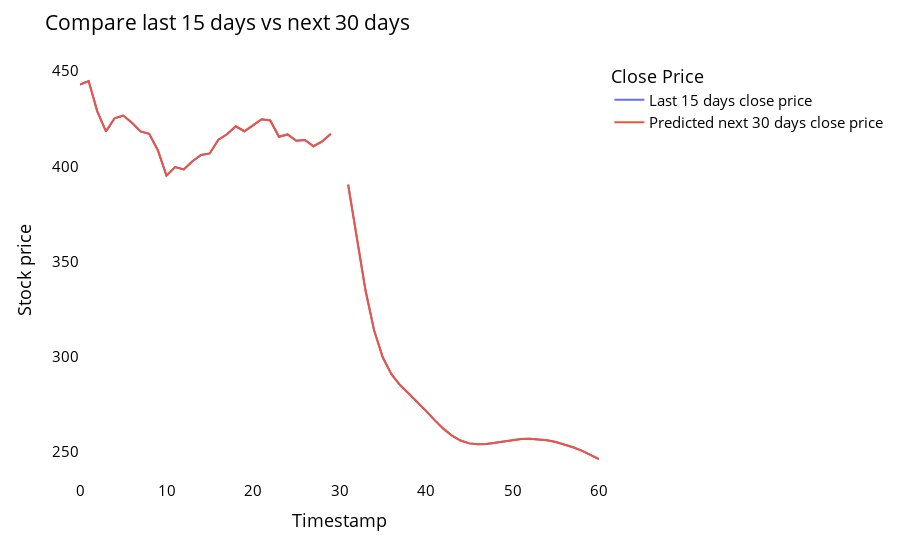

Notebook cell for this chart:
### Code cell
temp_mat = np.empty((len(last_days)+pred_days+1,1))
temp_mat[:] = np.nan
temp_mat = temp_mat.reshape(1,-1).tolist()[0]

last_original_days_value = temp_mat
next_predicted_days_value = temp_mat

last_original_days_value[0:time_step+1] = scaler.inverse_transform(closedf[len(closedf)-time_step:]).reshape(1,-1).tolist()[0]
next_predicted_days_value[time_step+1:] = scaler.inverse_transform(np.array(lst_output).reshape(-1,1)).reshape(1,-1).tolist()[0]

new_pred_plot = pd.DataFrame({
    'last_original_days_value':last_original_days_value,
    'next_predicted_days_value':next_predicted_days_value
})

names = cycle(['Last 15 days close price','Predicted next 30 days close price'])

fig = px.line(new_pred_plot,x=new_pred_plot.index, y=[new_pred_plot['last_original_days_value'],
                                                      new_pred_plot['next_predicted_days_value']],
              labels={'value': 'Stock price','index': 'Timestamp'})
fig.update_layout(title_text='Compare last 15 days vs next 30 days',
                  plot_bgcolor='white', font_size=15, font_color='black',legend_title_text='Close Price')

fig.for_each_trace(lambda t:  t.update(name = next(names)))
fig.update_xaxes(showgrid=False)
fig.update_yaxes(showgrid=False)
fig.show()

### Figure 1 — Plotly figure (JSON) as saved in the notebook; plotly's stock layout.template omitted (floating-point values rounded to 4 significant figures)
{"data": [{"hovertemplate": "variable=last_original_days_value<br>Timestamp=%{x}<br>Stock price=%{y}<extra></extra>", "legendgroup": "last_original_days_value", "line": {"color": "#636efa", "dash": "solid"}, "marker": {"symbol": "circle"}, "mode": "lines", "name": "Last 15 days close price", "orientation": "v", "showlegend": true, "type": "scatter", "x": [0, 1, 2, 3, 4, 5, 6, 7, 8, 9, 10, 11, 12, 13, 14, 15, 16, 17, 18, 19, 20, 21, 22, 23, 24, 25, 26, 27, 28, 29, 30, 31, 32, 33, 34, 35, 36, 37, 38, 39, 40, 41, 42, 43, 44, 45, 46, 47, 48, 49, 50, 51, 52, 53, 54, 55, 56, 57, 58, 59, 60], "xaxis": "x", "y": [442.9, 444.9, 428.9, 418.4, 425.3, 426.7, 422.9, 418.4, 417.1, 408.5, 395.1, 399.6, 398.4, 402.7, 406.0, 406.8, 414.0, 416.9, 421.0, 418.5, 421.5, 424.8, 424.1, 415.5, 416.8, 413.5, 413.8, 410.6, 413.1, 417.1, null, 390.4, 362.3, 335.1, 314.0, 299.7, 290.9, 285.2, 280.7, 276.3, 271.6, 266.8, 262.3, 258.6, 256.0, 254.5, 254.0, 254.3, 254.9, 255.6, 256.3, 256.8, 256.9, 256.7, 256.1, 255.2, 254.0, 252.5, 250.7, 248.6, 246.3], "yaxis": "y"}, {"hovertemplate": "variable=next_predicted_days_value<br>Timestamp=%{x}<br>Stock price=%{y}<extra></extra>", "legendgroup": "next_predicted_days_value", "line": {"color": "#EF553B", "dash": "solid"}, "marker": {"symbol": "circle"}, "mode": "lines", "name": "Predicted next 30 days close price", "orientation": "v", "showlegend": true, "type": "scatter", "x": [0, 1, 2, 3, 4, 5, 6, 7, 8, 9, 10, 11, 12, 13, 14, 15, 16, 17, 18, 19, 20, 21, 22, 23, 24, 25, 26, 27, 28, 29, 30, 31, 32, 33, 34, 35, 36, 37, 38, 39, 40, 41, 42, 43, 44, 45, 46, 47, 48, 49, 50, 51, 52, 53, 54, 55, 56, 57, 58, 59, 60], "xaxis": "x", "y": [442.9, 444.9, 428.9, 418.4, 425.3, 426.7, 422.9, 418.4, 417.1, 408.5, 395.1, 399.6, 398.4, 402.7, 406.0, 406.8, 414.0, 416.9, 421.0, 418.5, 421.5, 424.8, 424.1, 415.5, 416.8, 413.5, 413.8, 410.6, 413.1, 417.1, null, 390.4, 362.3, 335.1, 314.0, 299.7, 290.9, 285.2, 280.7, 276.3, 271.6, 266.8, 262.3, 258.6, 256.0, 254.5, 254.0, 254.3, 254.9, 255.6, 256.3, 256.8, 256.9, 256.7, 256.1, 255.2, 254.0, 252.5, 250.7, 248.6, 246.3], "yaxis": "y"}], "layout": {"autosize": true, "font": {"color": "black", "size": 15}, "legend": {"title": {"text": "Close Price"}, "tracegroupgap": 0}, "margin": {"t": 60}, "plot_bgcolor": "white", "title": {"text": "Compare last 15 days vs next 30 days"}, "xaxis": {"anchor": "y", "autorange": true, "domain": [0, 1], "range": [0, 60], "showgrid": false, "title": {"text": "Timestamp"}, "type": "linear"}, "yaxis": {"anchor": "x", "autorange": true, "domain": [0, 1], "range": [235.3, 455.9], "showgrid": false, "title": {"text": "Stock price"}, "type": "linear"}}}
